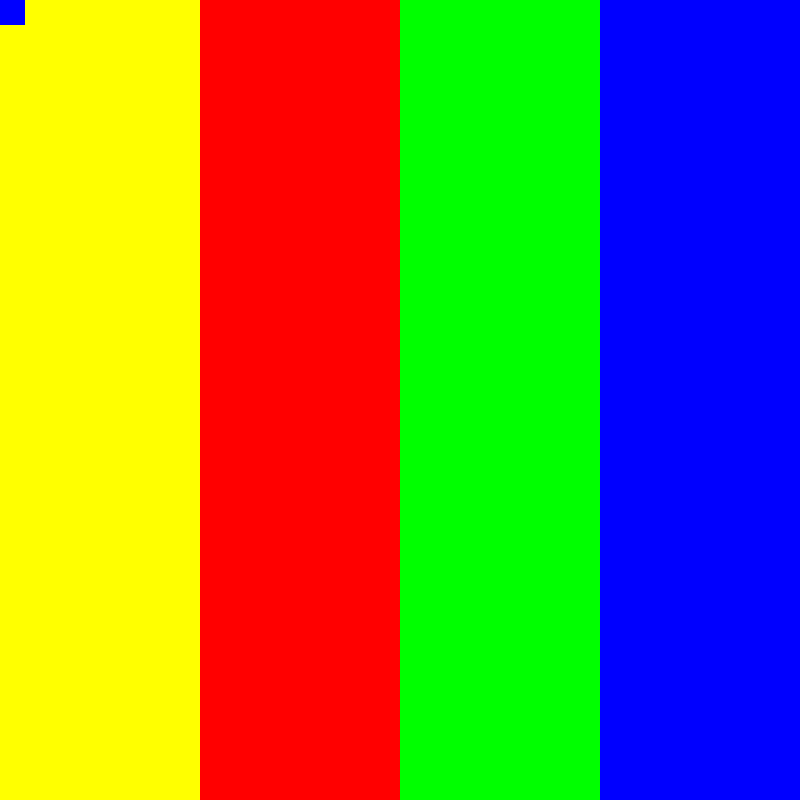
Frame 1 (no input)
Frame 60 (the mouse pressed at the canvas centre just before this capture): identical to frame 1, image omitted
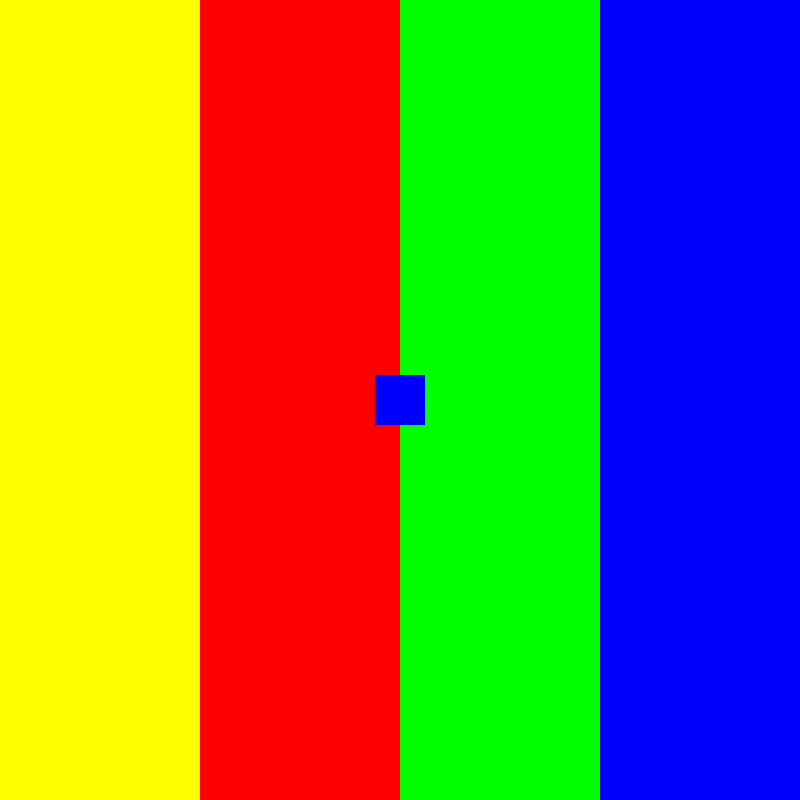
Frame 120 (the mouse held since frame 60 and released just before this capture)

The Processing sketch that drew these frames (run headless with seeded random() and noise(); from frame 60 on, the mouse is pressed at the canvas centre):

// Processing sketch: sketch_161109a
// ── sketch_161109a.pde


void setup(){
  size(800,800);
  
}

void draw(){
  noStroke();
  rectMode(CORNER);
  background(255);
  fill(255,255,0);
  rect(0,0,200,800);
  fill(255,0,0);
  rect(200,0,200,800);
  fill(0,255,0);
  rect(400,0,200,800);
  fill(0,0,255);
  rect(600,0,200,800);
  rectMode(CENTER);
  rect(mouseX,mouseY,50,50);
  
  
}

void keyPressed(){
  println("asdasd");
}
